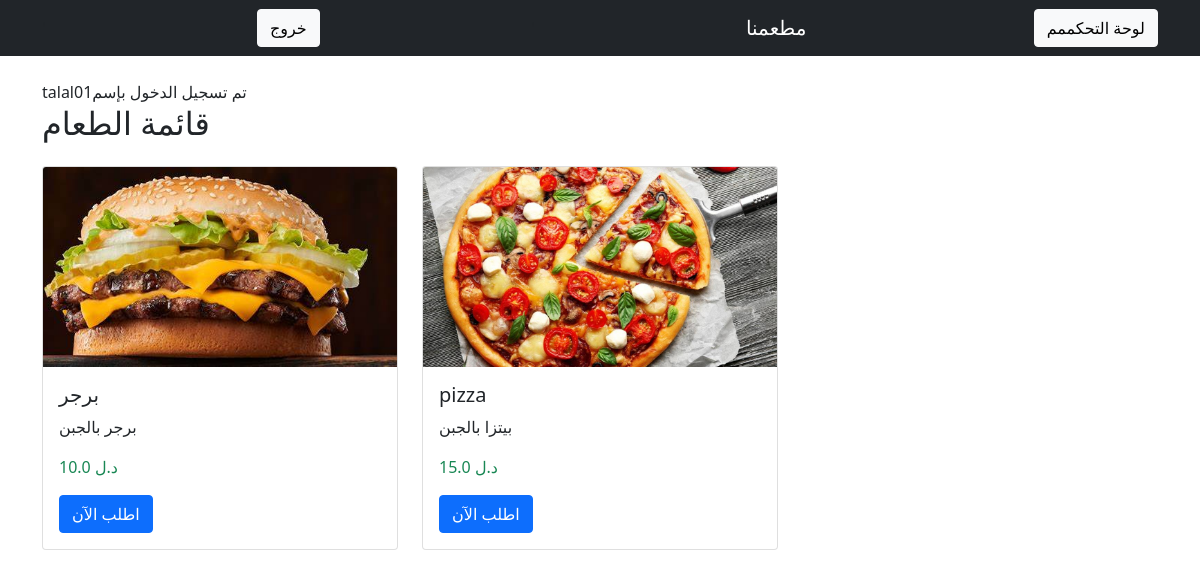
/ (signed in), run on the app's committed database.
### app.py (models this page shows)
class Product(db.Model):
    id = db.Column(db.Integer, primary_key=True)
    name = db.Column(db.String(100), nullable=False)
    description = db.Column(db.Text)
    price = db.Column(db.Float, nullable=False)
    image = db.Column(db.String(200))

### app.py (the view)
@app.route('/')
def index():
    products = Product.query.all()
    if session.get('logged_in'):
        username0=f'{session["username"]}تم تسجيل الدخول بإسم'
        return render_template('index.html', products=products,username=username0)
    else:
        return render_template('index.html', products=products)

### templates/index.html (shortened to what this page needs)
{% extends "base.html" %}
{% block content %}
{{username}}
<h2 class="mb-4">قائمة الطعام</h2>
<div class="row">
    {% for product in products %}
    <div class="col-md-4 mb-4">
        <div class="card">
            <img src="{{ url_for('static', filename='images/' + product.image) }}" class="card-img-top" alt="{{ product.name }}">
            <div class="card-body">
                <h5 class="card-title">{{ product.name }}</h5>
                <p class="card-text">{{ product.description }}</p>
                <p class="text-success">{{ product.price }} د.ل</p>
                <button class="btn btn-primary" data-bs-toggle="modal" data-bs-target="#orderModal{{ product.id }}">
                    اطلب الآن
                </button>
            </div>
        </div>
    </div>
    {% endfor %}
</div>
{% endblock %}

### static/css/style.css (style rules this page uses)
body { font-family: Arial, sans-serif; }
.card { height: 100%; }
.card-img-top { height: 200px; object-fit: cover; }

### data on the page
Product: image (picture), name "برجر", description "برجر بالجبن", price "10.0"
Product: image+name (picture), name "pizza", description "بيتزا بالجبن", price "15.0"

### other printed values
{{ username }} "talal01تم تسجيل الدخول بإسم"
